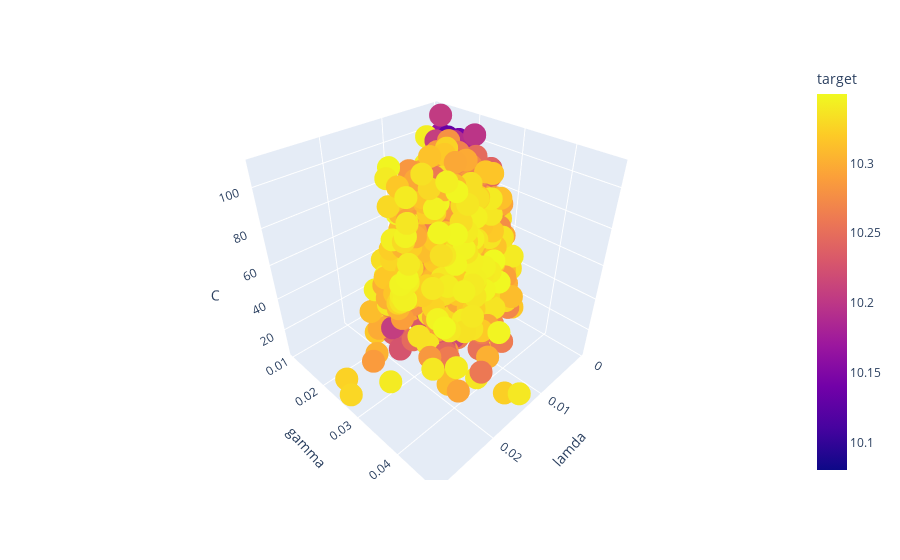

The notebook cell this image was saved under:
### Code cell
px.scatter_3d(df3, x = "lamda", y = "gamma", z = "C", color = "target", hover_data = ["epsilon"])

### Figure 1 — Plotly figure (JSON) as saved in the notebook; plotly's stock layout.template omitted (floating-point values rounded to 4 significant figures; data arrays with more than 128 entries replaced by an {"elided": "..."} marker saying what was removed)
{"data": [{"customdata": {"elided": "1507x1 float values"}, "hovertemplate": "lamda=%{x}<br>gamma=%{y}<br>C=%{z}<br>epsilon=%{customdata[0]}<br>target=%{marker.color}<extra></extra>", "legendgroup": "", "marker": {"color": {"elided": "1507 float values"}, "coloraxis": "coloraxis", "symbol": "circle"}, "mode": "markers", "name": "", "scene": "scene", "showlegend": false, "type": "scatter3d", "x": {"elided": "1507 float values"}, "y": {"elided": "1507 float values"}, "z": {"elided": "1507 float values"}}], "layout": {"coloraxis": {"colorbar": {"title": {"text": "target"}}, "colorscale": [[0, "#0d0887"], [0.1111, "#46039f"], [0.2222, "#7201a8"], [0.3333, "#9c179e"], [0.4444, "#bd3786"], [0.5556, "#d8576b"], [0.6667, "#ed7953"], [0.7778, "#fb9f3a"], [0.8889, "#fdca26"], [1, "#f0f921"]]}, "legend": {"tracegroupgap": 0}, "margin": {"t": 60}, "scene": {"domain": {"x": [0, 1], "y": [0, 1]}, "xaxis": {"title": {"text": "lamda"}}, "yaxis": {"title": {"text": "gamma"}}, "zaxis": {"title": {"text": "C"}}}}}
